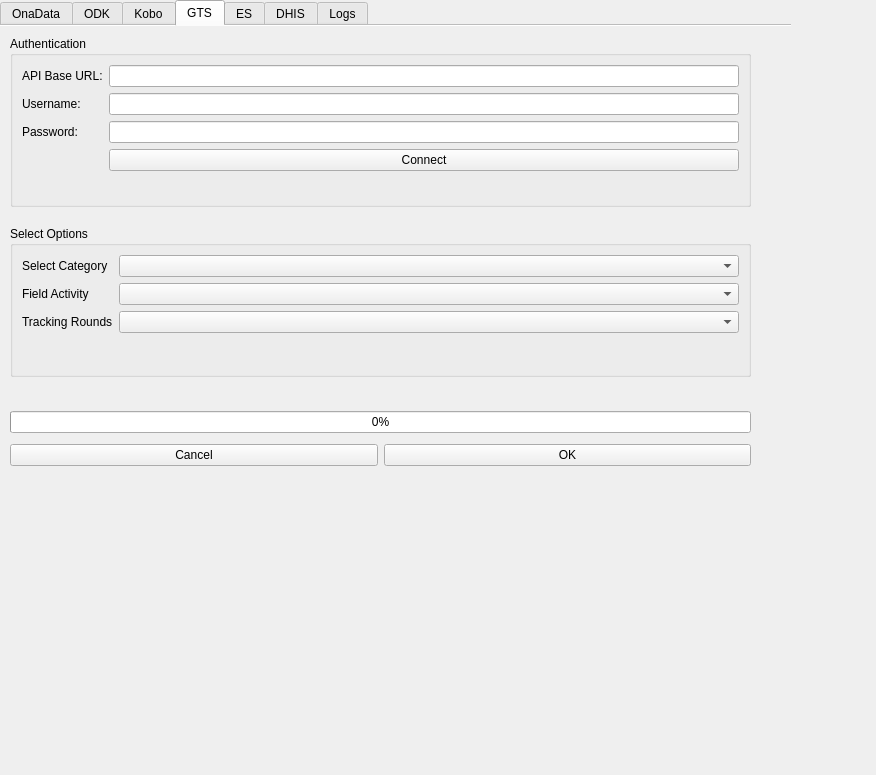
<?xml version="1.0" encoding="UTF-8"?>
<ui version="4.0">
 <class>FetchGeoJSON</class>
 <widget class="QWidget" name="FetchGeoJSON">
  <property name="geometry">
   <rect>
    <x>0</x>
    <y>0</y>
    <width>876</width>
    <height>775</height>
   </rect>
  </property>
  <property name="sizePolicy">
   <sizepolicy hsizetype="Expanding" vsizetype="Expanding">
    <horstretch>0</horstretch>
    <verstretch>0</verstretch>
   </sizepolicy>
  </property>
  <property name="windowTitle">
   <string>Form</string>
  </property>
  <widget class="QTabWidget" name="tabWidget">
   <property name="geometry">
    <rect>
     <x>0</x>
     <y>0</y>
     <width>791</width>
     <height>681</height>
    </rect>
   </property>
   <property name="sizePolicy">
    <sizepolicy hsizetype="Expanding" vsizetype="Expanding">
     <horstretch>0</horstretch>
     <verstretch>0</verstretch>
    </sizepolicy>
   </property>
   <property name="font">
    <font>
     <kerning>true</kerning>
    </font>
   </property>
   <property name="tabShape">
    <enum>QTabWidget::Rounded</enum>
   </property>
   <property name="currentIndex">
    <number>3</number>
   </property>
   <property name="usesScrollButtons">
    <bool>true</bool>
   </property>
   <property name="documentMode">
    <bool>true</bool>
   </property>
   <property name="tabsClosable">
    <bool>false</bool>
   </property>
   <property name="movable">
    <bool>true</bool>
   </property>
   <widget class="QWidget" name="tab">
    <attribute name="title">
     <string>OnaData</string>
    </attribute>
    <widget class="QWidget" name="layoutWidget">
     <property name="geometry">
      <rect>
       <x>10</x>
       <y>540</y>
       <width>741</width>
       <height>65</height>
      </rect>
     </property>
     <layout class="QVBoxLayout" name="progressLayout">
      <property name="spacing">
       <number>6</number>
      </property>
      <property name="topMargin">
       <number>0</number>
      </property>
      <item>
       <widget class="QProgressBar" name="onaProgressBar">
        <property name="value">
         <number>0</number>
        </property>
        <property name="textVisible">
         <bool>true</bool>
        </property>
        <property name="invertedAppearance">
         <bool>false</bool>
        </property>
        <property name="format">
         <string>%p%</string>
        </property>
       </widget>
      </item>
      <item>
       <layout class="QHBoxLayout" name="buttonLayout" stretch="0,0">
        <item>
         <widget class="QPushButton" name="onaCancelButton">
          <property name="text">
           <string>Cancel</string>
          </property>
         </widget>
        </item>
        <item>
         <widget class="QPushButton" name="onaOkButton">
          <property name="text">
           <string>OK</string>
          </property>
         </widget>
        </item>
       </layout>
      </item>
     </layout>
    </widget>
    <widget class="QGroupBox" name="formGroup">
     <property name="geometry">
      <rect>
       <x>10</x>
       <y>200</y>
       <width>741</width>
       <height>111</height>
      </rect>
     </property>
     <property name="title">
      <string>Form Selection</string>
     </property>
     <layout class="QFormLayout" name="formLayout_2">
      <item row="0" column="0">
       <widget class="QLabel" name="formSelectorLabel_2">
        <property name="text">
         <string>Select Form:</string>
        </property>
       </widget>
      </item>
      <item row="0" column="1">
       <widget class="QComboBox" name="comboOnaForms"/>
      </item>
      <item row="1" column="0">
       <widget class="QLabel" name="geoFieldSelectorLabel_2">
        <property name="text">
         <string>Select Geo Field:</string>
        </property>
       </widget>
      </item>
      <item row="1" column="1">
       <widget class="QComboBox" name="comboOnaGeoFields"/>
      </item>
     </layout>
    </widget>
    <widget class="QGroupBox" name="authGroup">
     <property name="geometry">
      <rect>
       <x>10</x>
       <y>10</y>
       <width>741</width>
       <height>171</height>
      </rect>
     </property>
     <property name="sizePolicy">
      <sizepolicy hsizetype="Preferred" vsizetype="Preferred">
       <horstretch>0</horstretch>
       <verstretch>0</verstretch>
      </sizepolicy>
     </property>
     <property name="title">
      <string>Authentication</string>
     </property>
     <layout class="QFormLayout" name="authLayout_2">
      <property name="fieldGrowthPolicy">
       <enum>QFormLayout::AllNonFixedFieldsGrow</enum>
      </property>
      <property name="rowWrapPolicy">
       <enum>QFormLayout::DontWrapRows</enum>
      </property>
      <item row="0" column="0">
       <widget class="QLabel" name="apiUrlLabel_2">
        <property name="text">
         <string>API Base URL:</string>
        </property>
       </widget>
      </item>
      <item row="0" column="1">
       <widget class="QLineEdit" name="onadata_api_url"/>
      </item>
      <item row="1" column="0">
       <widget class="QLabel" name="usernameLabel_2">
        <property name="text">
         <string>Username:</string>
        </property>
       </widget>
      </item>
      <item row="1" column="1">
       <widget class="QLineEdit" name="onadata_username"/>
      </item>
      <item row="2" column="0">
       <widget class="QLabel" name="passwordLabel_2">
        <property name="text">
         <string>Password:</string>
        </property>
       </widget>
      </item>
      <item row="2" column="1">
       <widget class="QgsPasswordLineEdit" name="onaMLineEdit"/>
      </item>
      <item row="3" column="1">
       <widget class="QPushButton" name="btnFetchOnaForms">
        <property name="text">
         <string>Connect</string>
        </property>
       </widget>
      </item>
     </layout>
    </widget>
    <widget class="QGroupBox" name="syncGroup">
     <property name="geometry">
      <rect>
       <x>10</x>
       <y>330</y>
       <width>741</width>
       <height>181</height>
      </rect>
     </property>
     <property name="title">
      <string>Sync Options</string>
     </property>
     <layout class="QFormLayout" name="syncLayout_2">
      <item row="0" column="0">
       <widget class="QLabel" name="dateFromLabel_2">
        <property name="text">
         <string>Date Range From:</string>
        </property>
       </widget>
      </item>
      <item row="0" column="1">
       <widget class="QDateEdit" name="onaDateTimeFrom">
        <property name="dateTime">
         <datetime>
          <hour>0</hour>
          <minute>0</minute>
          <second>0</second>
          <year>2024</year>
          <month>1</month>
          <day>1</day>
         </datetime>
        </property>
        <property name="displayFormat">
         <string>yyyy-MM-dd</string>
        </property>
        <property name="calendarPopup">
         <bool>true</bool>
        </property>
       </widget>
      </item>
      <item row="1" column="0">
       <widget class="QLabel" name="dateToLabel_2">
        <property name="text">
         <string>Date Range To:</string>
        </property>
       </widget>
      </item>
      <item row="1" column="1">
       <widget class="QDateEdit" name="onaDateTimeTo">
        <property name="dateTime">
         <datetime>
          <hour>0</hour>
          <minute>0</minute>
          <second>0</second>
          <year>2025</year>
          <month>12</month>
          <day>31</day>
         </datetime>
        </property>
        <property name="displayFormat">
         <string>yyyy-MM-dd</string>
        </property>
        <property name="calendarPopup">
         <bool>true</bool>
        </property>
       </widget>
      </item>
      <item row="2" column="0">
       <widget class="QLabel" name="syncIntervalLabel_2">
        <property name="text">
         <string>Sync Interval:</string>
        </property>
       </widget>
      </item>
      <item row="3" column="0">
       <widget class="QLabel" name="label">
        <property name="text">
         <string>Page Size</string>
        </property>
       </widget>
      </item>
      <item row="3" column="1">
       <widget class="QgsSpinBox" name="onaPageSize">
        <property name="minimum">
         <number>100</number>
        </property>
        <property name="maximum">
         <number>10000</number>
        </property>
        <property name="singleStep">
         <number>100</number>
        </property>
        <property name="value">
         <number>1000</number>
        </property>
        <property name="showClearButton">
         <bool>false</bool>
        </property>
        <property name="clearValue">
         <bool>true</bool>
        </property>
       </widget>
      </item>
      <item row="2" column="1">
       <widget class="QSpinBox" name="onaSyncInterval">
        <property name="sizePolicy">
         <sizepolicy hsizetype="Minimum" vsizetype="Fixed">
          <horstretch>0</horstretch>
          <verstretch>0</verstretch>
         </sizepolicy>
        </property>
        <property name="maximumSize">
         <size>
          <width>16777215</width>
          <height>16777215</height>
         </size>
        </property>
        <property name="wrapping">
         <bool>false</bool>
        </property>
        <property name="suffix">
         <string> Seconds</string>
        </property>
        <property name="minimum">
         <number>0</number>
        </property>
        <property name="maximum">
         <number>3600</number>
        </property>
        <property name="singleStep">
         <number>10</number>
        </property>
       </widget>
      </item>
     </layout>
    </widget>
   </widget>
   <widget class="QWidget" name="tab_2">
    <attribute name="title">
     <string>ODK</string>
    </attribute>
    <widget class="QGroupBox" name="authGroup_2">
     <property name="geometry">
      <rect>
       <x>10</x>
       <y>10</y>
       <width>741</width>
       <height>171</height>
      </rect>
     </property>
     <property name="title">
      <string>Authentication</string>
     </property>
     <layout class="QFormLayout" name="authLayout_3">
      <item row="0" column="0">
       <widget class="QLabel" name="apiUrlLabel_3">
        <property name="text">
         <string>API Base URL:</string>
        </property>
       </widget>
      </item>
      <item row="0" column="1">
       <widget class="QLineEdit" name="odk_api_url"/>
      </item>
      <item row="1" column="0">
       <widget class="QLabel" name="usernameLabel_3">
        <property name="text">
         <string>Username:</string>
        </property>
       </widget>
      </item>
      <item row="1" column="1">
       <widget class="QLineEdit" name="odk_username"/>
      </item>
      <item row="2" column="0">
       <widget class="QLabel" name="passwordLabel_3">
        <property name="text">
         <string>Password:</string>
        </property>
       </widget>
      </item>
      <item row="2" column="1">
       <widget class="QgsPasswordLineEdit" name="odkmLineEdit"/>
      </item>
      <item row="3" column="1">
       <widget class="QPushButton" name="btnFetchODKForms">
        <property name="text">
         <string>Connect</string>
        </property>
       </widget>
      </item>
     </layout>
    </widget>
    <widget class="QGroupBox" name="formGroup_3">
     <property name="geometry">
      <rect>
       <x>10</x>
       <y>200</y>
       <width>741</width>
       <height>111</height>
      </rect>
     </property>
     <property name="title">
      <string>Form Selection</string>
     </property>
     <layout class="QFormLayout" name="formLayout_4">
      <item row="0" column="0">
       <widget class="QLabel" name="formSelectorLabel_4">
        <property name="text">
         <string>Select Form:</string>
        </property>
       </widget>
      </item>
      <item row="0" column="1">
       <widget class="QComboBox" name="comboODKForms"/>
      </item>
      <item row="1" column="0">
       <widget class="QLabel" name="geoFieldSelectorLabel_4">
        <property name="text">
         <string>Select Geo Field:</string>
        </property>
       </widget>
      </item>
      <item row="1" column="1">
       <widget class="QComboBox" name="comboODKGeoFields"/>
      </item>
     </layout>
    </widget>
    <widget class="QGroupBox" name="syncGroup_3">
     <property name="geometry">
      <rect>
       <x>10</x>
       <y>330</y>
       <width>741</width>
       <height>181</height>
      </rect>
     </property>
     <property name="title">
      <string>Sync Options</string>
     </property>
     <layout class="QFormLayout" name="syncLayout_4">
      <item row="0" column="0">
       <widget class="QLabel" name="dateFromLabel_4">
        <property name="text">
         <string>Date Range From:</string>
        </property>
       </widget>
      </item>
      <item row="0" column="1">
       <widget class="QDateEdit" name="ODKDateTimeFrom">
        <property name="dateTime">
         <datetime>
          <hour>0</hour>
          <minute>0</minute>
          <second>0</second>
          <year>2024</year>
          <month>1</month>
          <day>1</day>
         </datetime>
        </property>
        <property name="displayFormat">
         <string>yyyy-MM-dd</string>
        </property>
        <property name="calendarPopup">
         <bool>true</bool>
        </property>
       </widget>
      </item>
      <item row="1" column="0">
       <widget class="QLabel" name="dateToLabel_4">
        <property name="text">
         <string>Date Range To:</string>
        </property>
       </widget>
      </item>
      <item row="1" column="1">
       <widget class="QDateEdit" name="ODKDateTimeTo">
        <property name="dateTime">
         <datetime>
          <hour>0</hour>
          <minute>0</minute>
          <second>0</second>
          <year>2025</year>
          <month>12</month>
          <day>31</day>
         </datetime>
        </property>
        <property name="displayFormat">
         <string>yyyy-MM-dd</string>
        </property>
        <property name="calendarPopup">
         <bool>true</bool>
        </property>
       </widget>
      </item>
      <item row="2" column="0">
       <widget class="QLabel" name="syncIntervalLabel_4">
        <property name="text">
         <string>Sync Interval:</string>
        </property>
       </widget>
      </item>
      <item row="2" column="1">
       <widget class="QSpinBox" name="odkSyncInterval">
        <property name="suffix">
         <string> Seconds</string>
        </property>
        <property name="minimum">
         <number>0</number>
        </property>
        <property name="maximum">
         <number>3600</number>
        </property>
        <property name="singleStep">
         <number>10</number>
        </property>
       </widget>
      </item>
      <item row="3" column="0">
       <widget class="QLabel" name="label_2">
        <property name="text">
         <string>Page Size</string>
        </property>
       </widget>
      </item>
      <item row="3" column="1">
       <widget class="QgsSpinBox" name="mQgsSpinBox">
        <property name="minimum">
         <number>1000</number>
        </property>
        <property name="maximum">
         <number>10000</number>
        </property>
        <property name="singleStep">
         <number>100</number>
        </property>
       </widget>
      </item>
     </layout>
    </widget>
    <widget class="QWidget" name="layoutWidget_3">
     <property name="geometry">
      <rect>
       <x>10</x>
       <y>540</y>
       <width>741</width>
       <height>65</height>
      </rect>
     </property>
     <layout class="QVBoxLayout" name="progressLayout_3">
      <property name="spacing">
       <number>6</number>
      </property>
      <property name="topMargin">
       <number>0</number>
      </property>
      <item>
       <widget class="QProgressBar" name="odkProgressBar">
        <property name="value">
         <number>0</number>
        </property>
       </widget>
      </item>
      <item>
       <layout class="QHBoxLayout" name="buttonLayout_3" stretch="0,0">
        <item>
         <widget class="QPushButton" name="odkCancelButton">
          <property name="text">
           <string>Cancel</string>
          </property>
         </widget>
        </item>
        <item>
         <widget class="QPushButton" name="odkOkButton">
          <property name="text">
           <string>OK</string>
          </property>
         </widget>
        </item>
       </layout>
      </item>
     </layout>
    </widget>
   </widget>
   <widget class="QWidget" name="tab_3">
    <attribute name="title">
     <string>Kobo</string>
    </attribute>
    <widget class="QGroupBox" name="authGroup_3">
     <property name="geometry">
      <rect>
       <x>10</x>
       <y>10</y>
       <width>741</width>
       <height>171</height>
      </rect>
     </property>
     <property name="title">
      <string>Authentication</string>
     </property>
     <layout class="QFormLayout" name="authLayout_4">
      <item row="0" column="0">
       <widget class="QLabel" name="apiUrlLabel_4">
        <property name="text">
         <string>API Base URL:</string>
        </property>
       </widget>
      </item>
      <item row="0" column="1">
       <widget class="QLineEdit" name="kobo_api_url"/>
      </item>
      <item row="1" column="0">
       <widget class="QLabel" name="usernameLabel_4">
        <property name="text">
         <string>Username:</string>
        </property>
       </widget>
      </item>
      <item row="1" column="1">
       <widget class="QLineEdit" name="kobo_username"/>
      </item>
      <item row="2" column="0">
       <widget class="QLabel" name="passwordLabel_4">
        <property name="text">
         <string>Password:</string>
        </property>
       </widget>
      </item>
      <item row="2" column="1">
       <widget class="QgsPasswordLineEdit" name="koboMLineEdit"/>
      </item>
      <item row="3" column="1">
       <widget class="QPushButton" name="btnFetchKoboForms">
        <property name="text">
         <string>Connect</string>
        </property>
       </widget>
      </item>
     </layout>
    </widget>
    <widget class="QGroupBox" name="formGroup_4">
     <property name="geometry">
      <rect>
       <x>10</x>
       <y>200</y>
       <width>741</width>
       <height>111</height>
      </rect>
     </property>
     <property name="title">
      <string>Form Selection</string>
     </property>
     <layout class="QFormLayout" name="formLayout_5">
      <item row="0" column="0">
       <widget class="QLabel" name="formSelectorLabel_5">
        <property name="text">
         <string>Select Form:</string>
        </property>
       </widget>
      </item>
      <item row="0" column="1">
       <widget class="QComboBox" name="comboKoboForms"/>
      </item>
      <item row="1" column="0">
       <widget class="QLabel" name="geoFieldSelectorLabel_5">
        <property name="text">
         <string>Select Geo Field:</string>
        </property>
       </widget>
      </item>
      <item row="1" column="1">
       <widget class="QComboBox" name="comboKoboGeoFields"/>
      </item>
     </layout>
    </widget>
    <widget class="QGroupBox" name="syncGroup_4">
     <property name="geometry">
      <rect>
       <x>10</x>
       <y>330</y>
       <width>741</width>
       <height>181</height>
      </rect>
     </property>
     <property name="title">
      <string>Sync Options</string>
     </property>
     <layout class="QFormLayout" name="syncLayout_5">
      <item row="0" column="0">
       <widget class="QLabel" name="dateFromLabel_5">
        <property name="text">
         <string>Date Range From:</string>
        </property>
       </widget>
      </item>
      <item row="0" column="1">
       <widget class="QDateEdit" name="KoboDateTimeFrom">
        <property name="dateTime">
         <datetime>
          <hour>0</hour>
          <minute>0</minute>
          <second>0</second>
          <year>2024</year>
          <month>1</month>
          <day>1</day>
         </datetime>
        </property>
        <property name="displayFormat">
         <string>yyyy-MM-dd</string>
        </property>
        <property name="calendarPopup">
         <bool>true</bool>
        </property>
       </widget>
      </item>
      <item row="1" column="0">
       <widget class="QLabel" name="dateToLabel_5">
        <property name="text">
         <string>Date Range To:</string>
        </property>
       </widget>
      </item>
      <item row="1" column="1">
       <widget class="QDateEdit" name="KoboDateTimeTo">
        <property name="dateTime">
         <datetime>
          <hour>0</hour>
          <minute>0</minute>
          <second>0</second>
          <year>2025</year>
          <month>12</month>
          <day>31</day>
         </datetime>
        </property>
        <property name="displayFormat">
         <string>yyyy-MM-dd</string>
        </property>
        <property name="calendarPopup">
         <bool>true</bool>
        </property>
       </widget>
      </item>
      <item row="2" column="0">
       <widget class="QLabel" name="syncIntervalLabel_5">
        <property name="text">
         <string>Sync Interval:</string>
        </property>
       </widget>
      </item>
      <item row="2" column="1">
       <widget class="QSpinBox" name="koboSyncInterval">
        <property name="suffix">
         <string> Seconds</string>
        </property>
        <property name="minimum">
         <number>0</number>
        </property>
        <property name="maximum">
         <number>3600</number>
        </property>
        <property name="singleStep">
         <number>10</number>
        </property>
       </widget>
      </item>
      <item row="3" column="0">
       <widget class="QLabel" name="label_3">
        <property name="text">
         <string>Page Size</string>
        </property>
       </widget>
      </item>
      <item row="3" column="1">
       <widget class="QgsSpinBox" name="mQgsSpinBox_2">
        <property name="minimum">
         <number>1000</number>
        </property>
        <property name="maximum">
         <number>10000</number>
        </property>
        <property name="singleStep">
         <number>100</number>
        </property>
       </widget>
      </item>
     </layout>
    </widget>
    <widget class="QWidget" name="layoutWidget_4">
     <property name="geometry">
      <rect>
       <x>10</x>
       <y>540</y>
       <width>741</width>
       <height>65</height>
      </rect>
     </property>
     <layout class="QVBoxLayout" name="progressLayout_4">
      <property name="spacing">
       <number>6</number>
      </property>
      <property name="topMargin">
       <number>0</number>
      </property>
      <item>
       <widget class="QProgressBar" name="koboPorgressBar">
        <property name="value">
         <number>0</number>
        </property>
       </widget>
      </item>
      <item>
       <layout class="QHBoxLayout" name="buttonLayout_4" stretch="0,0">
        <item>
         <widget class="QPushButton" name="koboCancelButton">
          <property name="text">
           <string>Cancel</string>
          </property>
         </widget>
        </item>
        <item>
         <widget class="QPushButton" name="koboOkButton">
          <property name="text">
           <string>OK</string>
          </property>
         </widget>
        </item>
       </layout>
      </item>
     </layout>
    </widget>
   </widget>
   <widget class="QWidget" name="tab_4">
    <attribute name="title">
     <string>GTS</string>
    </attribute>
    <widget class="QGroupBox" name="authGroup_4">
     <property name="geometry">
      <rect>
       <x>10</x>
       <y>10</y>
       <width>741</width>
       <height>171</height>
      </rect>
     </property>
     <property name="title">
      <string>Authentication</string>
     </property>
     <property name="flat">
      <bool>false</bool>
     </property>
     <layout class="QFormLayout" name="authLayout_5">
      <property name="sizeConstraint">
       <enum>QLayout::SetDefaultConstraint</enum>
      </property>
      <property name="fieldGrowthPolicy">
       <enum>QFormLayout::AllNonFixedFieldsGrow</enum>
      </property>
      <property name="rowWrapPolicy">
       <enum>QFormLayout::DontWrapRows</enum>
      </property>
      <item row="0" column="0">
       <widget class="QLabel" name="apiUrlLabel_5">
        <property name="text">
         <string>API Base URL:</string>
        </property>
       </widget>
      </item>
      <item row="0" column="1">
       <widget class="QLineEdit" name="gts_api_url"/>
      </item>
      <item row="1" column="0">
       <widget class="QLabel" name="usernameLabel_5">
        <property name="text">
         <string>Username:</string>
        </property>
       </widget>
      </item>
      <item row="1" column="1">
       <widget class="QLineEdit" name="gts_username"/>
      </item>
      <item row="2" column="0">
       <widget class="QLabel" name="passwordLabel_5">
        <property name="text">
         <string>Password:</string>
        </property>
       </widget>
      </item>
      <item row="2" column="1">
       <widget class="QgsPasswordLineEdit" name="gtsMLineEdit"/>
      </item>
      <item row="3" column="1">
       <widget class="QPushButton" name="btnFetchGTSTables">
        <property name="text">
         <string>Connect</string>
        </property>
       </widget>
      </item>
     </layout>
    </widget>
    <widget class="QGroupBox" name="formGroup_5">
     <property name="geometry">
      <rect>
       <x>10</x>
       <y>200</y>
       <width>741</width>
       <height>151</height>
      </rect>
     </property>
     <property name="title">
      <string>Select Options</string>
     </property>
     <layout class="QFormLayout" name="formLayout_6">
      <item row="1" column="0">
       <widget class="QLabel" name="formSelectorLabel_6">
        <property name="text">
         <string>Field Activity</string>
        </property>
       </widget>
      </item>
      <item row="1" column="1">
       <widget class="QComboBox" name="comboGTSFieldActivities"/>
      </item>
      <item row="2" column="0">
       <widget class="QLabel" name="geoFieldSelectorLabel_6">
        <property name="text">
         <string>Tracking Rounds</string>
        </property>
       </widget>
      </item>
      <item row="2" column="1">
       <widget class="QComboBox" name="comboGTSTrackingRounds"/>
      </item>
      <item row="0" column="1">
       <widget class="QComboBox" name="comboGTSTableTypes"/>
      </item>
      <item row="0" column="0">
       <widget class="QLabel" name="label_8">
        <property name="text">
         <string>Select Category</string>
        </property>
       </widget>
      </item>
     </layout>
    </widget>
    <widget class="QWidget" name="layoutWidget_6">
     <property name="geometry">
      <rect>
       <x>10</x>
       <y>380</y>
       <width>741</width>
       <height>65</height>
      </rect>
     </property>
     <layout class="QVBoxLayout" name="progressLayout_6">
      <property name="spacing">
       <number>6</number>
      </property>
      <property name="topMargin">
       <number>0</number>
      </property>
      <item>
       <widget class="QProgressBar" name="gtsProgressBar">
        <property name="value">
         <number>0</number>
        </property>
       </widget>
      </item>
      <item>
       <layout class="QHBoxLayout" name="buttonLayout_6" stretch="0,0">
        <item>
         <widget class="QPushButton" name="gtsCancelButton">
          <property name="text">
           <string>Cancel</string>
          </property>
         </widget>
        </item>
        <item>
         <widget class="QPushButton" name="gtsOkButton">
          <property name="text">
           <string>OK</string>
          </property>
         </widget>
        </item>
       </layout>
      </item>
     </layout>
    </widget>
   </widget>
   <widget class="QWidget" name="tab_5">
    <attribute name="title">
     <string>ES</string>
    </attribute>
    <widget class="QGroupBox" name="formGroup_6">
     <property name="geometry">
      <rect>
       <x>10</x>
       <y>10</y>
       <width>741</width>
       <height>141</height>
      </rect>
     </property>
     <property name="title">
      <string>Options</string>
     </property>
     <layout class="QFormLayout" name="formLayout_7">
      <item row="1" column="0">
       <widget class="QLabel" name="formSelectorLabel_7">
        <property name="text">
         <string>Version</string>
        </property>
       </widget>
      </item>
      <item row="2" column="0">
       <widget class="QLabel" name="geoFieldSelectorLabel_7">
        <property name="text">
         <string>Topography:</string>
        </property>
       </widget>
      </item>
      <item row="2" column="1">
       <widget class="QComboBox" name="combESTopology"/>
      </item>
      <item row="1" column="1">
       <widget class="QLineEdit" name="esAPIVersion"/>
      </item>
      <item row="0" column="1">
       <widget class="QLineEdit" name="es_api_url"/>
      </item>
      <item row="0" column="0">
       <widget class="QLabel" name="label_4">
        <property name="text">
         <string>API Base URL</string>
        </property>
       </widget>
      </item>
     </layout>
    </widget>
   </widget>
   <widget class="QWidget" name="tab_6">
    <attribute name="title">
     <string>DHIS</string>
    </attribute>
    <widget class="QGroupBox" name="authGroup_5">
     <property name="geometry">
      <rect>
       <x>10</x>
       <y>10</y>
       <width>741</width>
       <height>171</height>
      </rect>
     </property>
     <property name="title">
      <string>Authentication</string>
     </property>
     <property name="flat">
      <bool>false</bool>
     </property>
     <layout class="QFormLayout" name="authLayout_6">
      <property name="sizeConstraint">
       <enum>QLayout::SetDefaultConstraint</enum>
      </property>
      <property name="fieldGrowthPolicy">
       <enum>QFormLayout::AllNonFixedFieldsGrow</enum>
      </property>
      <property name="rowWrapPolicy">
       <enum>QFormLayout::DontWrapRows</enum>
      </property>
      <item row="0" column="0">
       <widget class="QLabel" name="apiUrlLabel_6">
        <property name="text">
         <string>API Base URL:</string>
        </property>
       </widget>
      </item>
      <item row="0" column="1">
       <widget class="QLineEdit" name="dhis_api_url"/>
      </item>
      <item row="1" column="0">
       <widget class="QLabel" name="usernameLabel_6">
        <property name="text">
         <string>Username:</string>
        </property>
       </widget>
      </item>
      <item row="1" column="1">
       <widget class="QLineEdit" name="dhis_username"/>
      </item>
      <item row="2" column="0">
       <widget class="QLabel" name="passwordLabel_6">
        <property name="text">
         <string>Password:</string>
        </property>
       </widget>
      </item>
      <item row="2" column="1">
       <widget class="QgsPasswordLineEdit" name="dhisMLineEdit"/>
      </item>
      <item row="3" column="1">
       <widget class="QPushButton" name="btnFetchDhisOrgUnits">
        <property name="text">
         <string>Connect</string>
        </property>
       </widget>
      </item>
     </layout>
    </widget>
    <widget class="QGroupBox" name="formGroup_7">
     <property name="geometry">
      <rect>
       <x>10</x>
       <y>200</y>
       <width>741</width>
       <height>201</height>
      </rect>
     </property>
     <property name="title">
      <string>Select Options</string>
     </property>
     <layout class="QFormLayout" name="formLayout_8">
      <item row="0" column="0">
       <widget class="QLabel" name="label_6">
        <property name="text">
         <string>Select Admin Level:</string>
        </property>
       </widget>
      </item>
      <item row="0" column="1">
       <widget class="QComboBox" name="ComboDhisAdminLevels"/>
      </item>
      <item row="1" column="0">
       <widget class="QLabel" name="formSelectorLabel_8">
        <property name="text">
         <string>Select Org Unit:</string>
        </property>
       </widget>
      </item>
      <item row="1" column="1">
       <widget class="QComboBox" name="comboDhisOrgUnits"/>
      </item>
      <item row="2" column="0">
       <widget class="QLabel" name="geoFieldSelectorLabel_8">
        <property name="text">
         <string>Select Dataset</string>
        </property>
       </widget>
      </item>
      <item row="2" column="1">
       <widget class="QComboBox" name="comboDhisDataSets"/>
      </item>
      <item row="3" column="0">
       <widget class="QLabel" name="label_5">
        <property name="text">
         <string>Select Data Element</string>
        </property>
       </widget>
      </item>
      <item row="3" column="1">
       <widget class="QComboBox" name="comboDhisDataElements"/>
      </item>
      <item row="4" column="0">
       <widget class="QLabel" name="label_7">
        <property name="text">
         <string>Period</string>
        </property>
       </widget>
      </item>
      <item row="4" column="1">
       <widget class="QComboBox" name="comboDhisPeriod"/>
      </item>
     </layout>
    </widget>
    <widget class="QWidget" name="layoutWidget_5">
     <property name="geometry">
      <rect>
       <x>10</x>
       <y>430</y>
       <width>741</width>
       <height>65</height>
      </rect>
     </property>
     <layout class="QVBoxLayout" name="progressLayout_5">
      <property name="spacing">
       <number>6</number>
      </property>
      <property name="topMargin">
       <number>0</number>
      </property>
      <item>
       <widget class="QProgressBar" name="dhisProgressBar">
        <property name="value">
         <number>0</number>
        </property>
       </widget>
      </item>
      <item>
       <layout class="QHBoxLayout" name="buttonLayout_5" stretch="0,0">
        <item>
         <widget class="QPushButton" name="dhisCancelButton">
          <property name="text">
           <string>Cancel</string>
          </property>
         </widget>
        </item>
        <item>
         <widget class="QPushButton" name="dhisOkButton">
          <property name="text">
           <string>OK</string>
          </property>
         </widget>
        </item>
       </layout>
      </item>
     </layout>
    </widget>
   </widget>
   <widget class="QWidget" name="tab_7">
    <attribute name="title">
     <string>Logs</string>
    </attribute>
    <widget class="QPlainTextEdit" name="app_logs">
     <property name="geometry">
      <rect>
       <x>3</x>
       <y>-1</y>
       <width>611</width>
       <height>431</height>
      </rect>
     </property>
    </widget>
    <widget class="QPushButton" name="btnRemoveAll">
     <property name="geometry">
      <rect>
       <x>240</x>
       <y>450</y>
       <width>134</width>
       <height>25</height>
      </rect>
     </property>
     <property name="toolTip">
      <string>Remove all published geodata and metadata</string>
     </property>
     <property name="text">
      <string>Clear All</string>
     </property>
    </widget>
   </widget>
  </widget>
 </widget>
 <customwidgets>
  <customwidget>
   <class>QgsPasswordLineEdit</class>
   <extends>QLineEdit</extends>
   <header>qgspasswordlineedit.h</header>
  </customwidget>
  <customwidget>
   <class>QgsSpinBox</class>
   <extends>QSpinBox</extends>
   <header>qgsspinbox.h</header>
  </customwidget>
 </customwidgets>
 <resources/>
 <connections/>
</ui>
